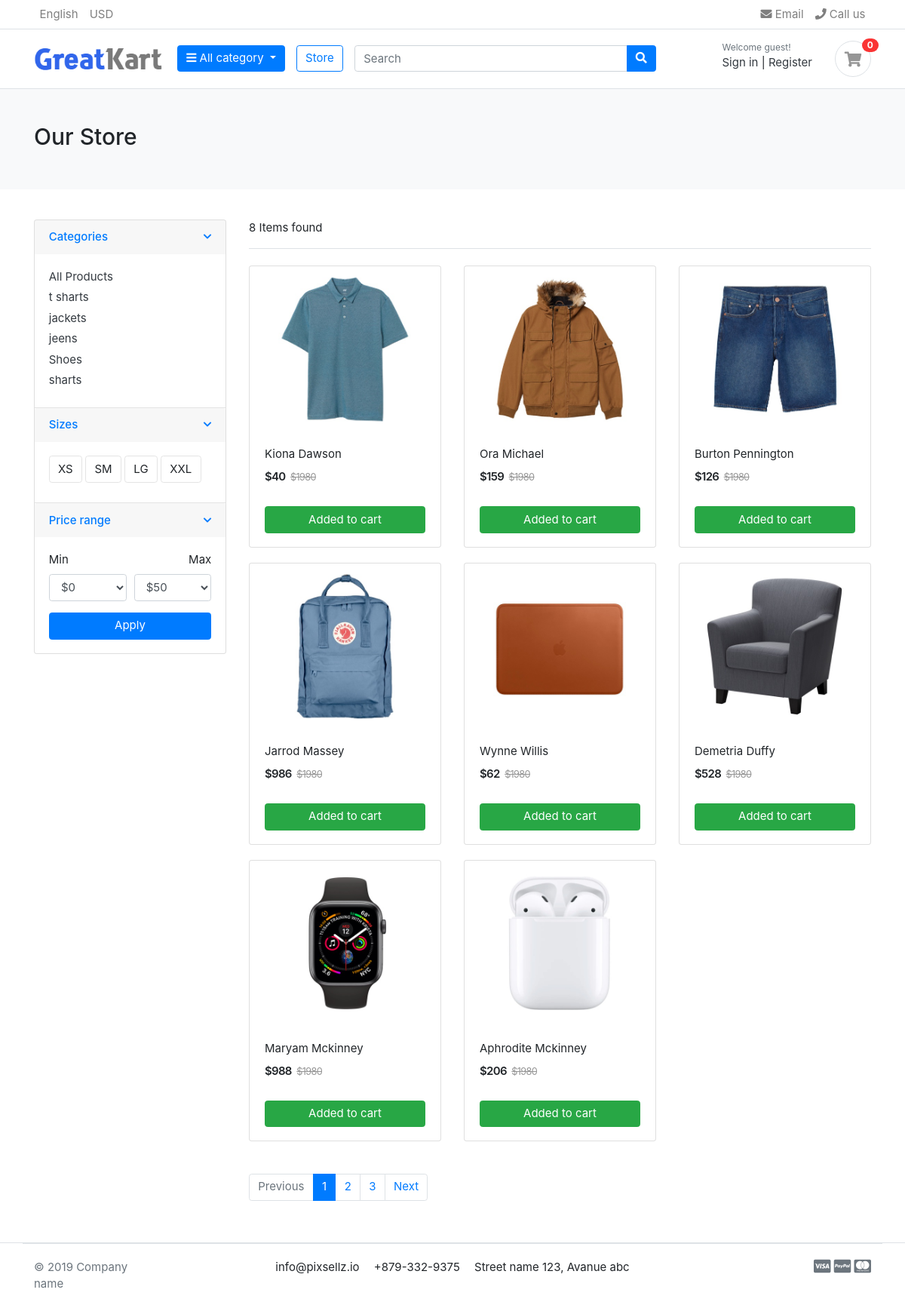
/store/, run on the app's committed database.
### category/models.py (models this page shows, shortened)
class Category(models.Model):
    category_name = models.CharField(max_length = 50,unique=True)
    slug  = models.SlugField(max_length = 50,unique=True)
    description = models.TextField(max_length=250,blank=True)
    cat_image=models.ImageField(upload_to='photo/categories',blank=True)
    class Meta:
        verbose_name='category'
        verbose_name_plural='categories'
    def get_url(self):
        return reverse('product_by_category',args=[self.slug])

### store/models.py (models this page shows, shortened)
class Product(models.Model):
    product_name = models.CharField(max_length = 150,unique=True)
    slug = models.SlugField(max_length = 150,unique=True)
    description = models.TextField(max_length=500,blank=True)
    price = models.IntegerField()
    images = models.ImageField(upload_to='photo/product')
    stock = models.IntegerField()
    is_available=models.BooleanField(default=True)
    category=models.ForeignKey(Category,on_delete=models.CASCADE)
    created_date = models.DateTimeField(auto_now_add=True)
    modified_date = models.DateTimeField(auto_now_add=True)
    def get_url(self):
        return reverse('product_detail',args=[self.category.slug,self.slug])

### store/views.py (the view)
# urls.py: path('store/',include('store.urls')),
def store(request,categories_slug=None):
    categories=None
    products=None
    if categories_slug!=None:
        categories=get_object_or_404(Category,slug=categories_slug)
        products=Product.objects.filter(category=categories,is_available=True)
    else:
        products=Product.objects.all().filter(is_available=True)
    context={
        'products':products,
        'products_count':products.count()
    }
    return render(request,'store/store.html',context)

### carts/context_processors.py (called while the page is built)
def counter(request):
    cart_count = 0
    if 'admin' in request.path:
        return {}
    else:
        try:
            cart = Cart.objects.filter(cart_id=_cart_id(request))
            cart_items = CartItem.objects.all().filter(cart=cart[:1])
            for cart_item in cart_items:
                cart_count += cart_item.quantity
        except Cart.DoesNotExist:
            cart_count = 0
    return dict(cart_count=cart_count)

### carts/views.py (called while the page is built)
def _cart_id(request):
    cart=request.session.session_key
    if not cart:
        cart=request.session.create()
    return cart

### category/context_processors.py (called while the page is built)
def menu_link(request):
    links=Category.objects.all()
    return dict(links=links)

### greatkart/templates/store/store.html (shortened to what this page needs)
{% extends 'base.html' %}
{% block content %}
{% load static %}
<section class="section-pagetop bg">
    <div class="container">
        {% if 'search' in request.path %}
        <h2 class="title-page">Search Result</h2>
        {% else %}
        <h2 class="title-page">Our Store</h2>
        {% endif %}
    </div>
</section>
<section class="section-content padding-y">
    <div class="container">
    <div class="row">
        <aside class="col-md-3">
    <div class="card">
        <article class="filter-group">
            <header class="card-header">
                <a href="#" data-toggle="collapse" data-target="#collapse_1" aria-expanded="true" class="">
                    <i class="icon-control fa fa-chevron-down"></i>
                    <h6 class="title">Categories</h6>
                </a>
            </header>
            <div class="filter-content collapse show" id="collapse_1" style="">
                <div class="card-body">
                    <ul class="list-menu">
                        <li><a href="{% url 'store' %}">All Products</a></li>
                        {% for category in links%}
                        <li><a href="{{ category.get_url }}"> {{ category.category_name }} </a></li>
                        {% endfor %}
                    </ul>
                </div>
            </div>
        </article>
        <article class="filter-group">
            <header class="card-header">
                <a href="#" data-toggle="collapse" data-target="#collapse_4" aria-expanded="true" class="">
                    <i class="icon-control fa fa-chevron-down"></i>
                    <h6 class="title">Sizes </h6>
                </a>
            </header>
            <div class="filter-content collapse show" id="collapse_4" style="">
                <div class="card-body">
                  <label class="checkbox-btn">
                    <span class="btn btn-light"> XS </span>
                  </label>
                  <label class="checkbox-btn">
                    <span class="btn btn-light"> SM </span>
                  </label>
                  <label class="checkbox-btn">
                    <span class="btn btn-light"> LG </span>
                  </label>
                  <label class="checkbox-btn">
                    <span class="btn btn-light"> XXL </span>
                  </label>
            </div>
            </div>
        </article>
        <article class="filter-group">
            <header class="card-header">
                <a href="#" data-toggle="collapse" data-target="#collapse_3" aria-expanded="true" class="">
                    <i class="icon-control fa fa-chevron-down"></i>
                    <h6 class="title">Price range </h6>
                </a>
            </header>
            <div class="filter-content collapse show" id="collapse_3" style="">
                <div class="card-body">
                    <div class="form-row">
                    <div class="form-group col-md-6">
                      <label>Min</label>
                          <select class="mr-2 form-control">
                            <option value="0">$0</option>
                        </select>
                    </div>
                    <div class="form-group text-right col-md-6">
                      <label>Max</label>
                          <select class="mr-2 form-control">
                            <option value="50">$50</option>
                        </select>
                    </div>
                    </div>
                    <button class="btn btn-block btn-primary">Apply</button>
                </div>
            </div>
        </article>
    </div>
        </aside>
        <main class="col-md-9">
    <header class="border-bottom mb-4 pb-3">
            <div class="form-inline">
                <span class="mr-md-auto">{{ products_count }} Items found </span>
            </div>
    </header>
    <div class="row">
        {% if products %}
        {% for product in products %}
        <div class="col-md-4">
            <figure class="card card-product-grid">
                <div class="img-wrap">
                    <img src="{{ product.images.url }}">
                </div>
                <figcaption class="info-wrap">
                    <div class="fix-height">
                        <a href="{{ product.get_url }}" class="title">{{ product.product_name }}</a>
                        <div class="price-wrap mt-2">
                            <span class="price">${{ product.price }}</span>
                            <del class="price-old">$1980</del>
                        </div>
                    </div>
                    <a href="{% url 'add_cart' product.id %}" class="btn btn-block btn-success">Added to cart </a>
                </figcaption>
            </figure>
        </div>
      {% endfor %}
      {% else %}
      <h4>No result found </h4>
     {% endif %}
    </div>
    <nav class="mt-4" aria-label="Page navigation sample">
      <ul class="pagination">
        <li class="page-item disabled"><a class="page-link" href="#">Previous</a></li>
        <li class="page-item active"><a class="page-link" href="#">1</a></li>
        <li class="page-item"><a class="page-link" href="#">2</a></li>
        <li class="page-item"><a class="page-link" href="#">3</a></li>
        <li class="page-item"><a class="page-link" href="#">Next</a></li>
      </ul>
    </nav>
        </main>
    </div>
    </div>
    </section>
{% endblock %}

### greatkart/static/css/ui.css (style rules this page uses)
html { font-family: "Inter", sans-serif; font-size: 15px; }
.img-wrap { text-align: center; display: block; }
.img-wrap img { max-width: 100%; }
.price-wrap { letter-spacing: -0.7px; }
.padding-y { padding-top: 40px; padding-bottom: 40px; }
figure { margin-bottom: 0; }
article:after, .form-group:after { display: block; clear: both; content: ""; }
.bg { background-color: #f8f9fa; }
.title-page { color: #212529; }
.btn-light { background-color: #fff; border-color: #e4e4e4; }
[class*=list-] li:after { visibility: hidden; display: block; content: ""; overflow: hidden; height: 0; clear: both; }
.list-menu { list-style: none; margin: 0; padding-left: 0; }
.list-menu li { margin-bottom: 5px; }
.list-menu a { color: #343a40; }
[class*=card-product] a.title { color: #212529; display: block; }
[class*=card-product] .img-wrap { overflow: hidden; position: relative; }
[class*=card-product] .img-wrap img { height: 100%; max-width: 100%; width: auto; display: inline-block; -o-object-fit: cover; object-fit: cover; }
.card-product-grid { margin-bottom: 20px; }
.card-product-grid .img-wrap { border-radius: 0.2rem 0.2rem 0 0; height: 220px; }
.card-product-grid .info-wrap { overflow: hidden; padding: 18px 20px; }
.card-product-grid .fix-height { height: 80px; overflow: hidden; }
.card .img-wrap { overflow: hidden; }
.price { font-weight: 600; color: #212529; }
.price-old { color: #969696; margin-left: 3px; font-size: 85%; }
.icon-control { margin-top: 5px; float: right; font-size: 80%; }
.card-header .title { margin-bottom: 0; line-height: 1.5; }
.filter-group { border-bottom: 1px solid #e4e4e4; }
.filter-group .card-header { border-bottom: 0; }
.filter-group:last-child { border-bottom: 0; }
.checkbox-btn { position: relative; }
.section-pagetop { padding: 45px 0; }

### data on the page
Category: category_name "t sharts"
Category: category_name "jackets"
Category: category_name "jeens"
Category: category_name "Shoes"
Category: category_name "sharts"
Product: images (picture), product_name "Kiona Dawson", price "40"
Product: images (picture), product_name "Ora Michael", price "159"
Product: images (picture), product_name "Burton Pennington", price "126"
Product: images (picture), product_name "Jarrod Massey", price "986"
Product: images (picture), product_name "Wynne Willis", price "62"
Product: images (picture), product_name "Demetria Duffy", price "528"
Product: images (picture), product_name "Maryam Mckinney", price "988"
Product: images (picture), product_name "Aphrodite Mckinney", price "206"

### other printed values
{{ cart_count }} "0"
{{ products_count }} "8"
